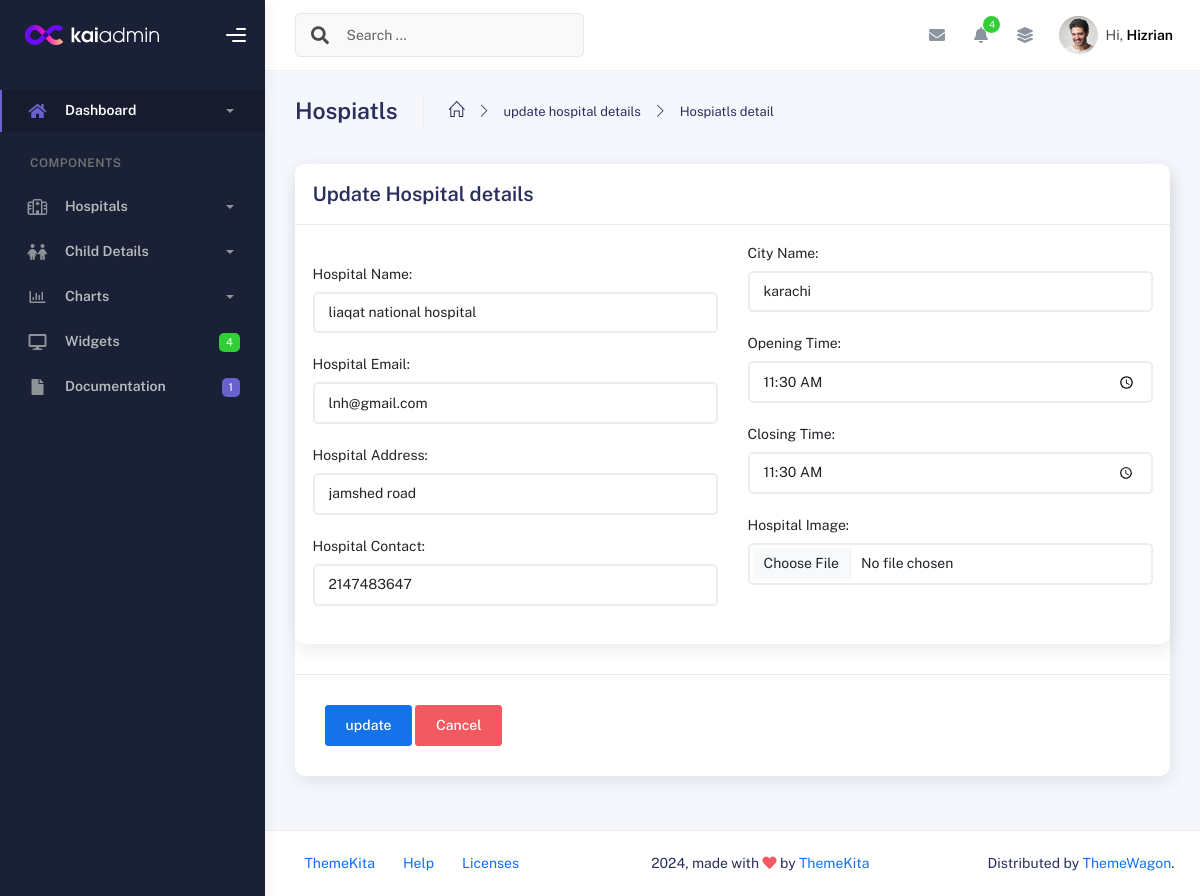
The app's page /Admin/admin_panel/forms/edit.php?id=37 with its own data.
### tables this page shows
CREATE TABLE `hospital_det` (
  `id` int(11) NOT NULL,
  `hosp_name` varchar(255) NOT NULL,
  `hosp_email` varchar(255) NOT NULL,
  `hosp_address` varchar(255) NOT NULL,
  `hosp_contact` int(11) NOT NULL,
  `hosp_city` varchar(255) NOT NULL,
  `hosp_opt` time NOT NULL,
  `hosp_clot` time NOT NULL,
  `hosp_image` varchar(255) NOT NULL
);

### Admin/admin_panel/forms/edit.php (the view)
  <?php
include("../f_shared/f_header.php");
include("../f_shared/f_sidebar.php");
$hos_id=$_GET['id'];
$connection=mysqli_connect("localhost","root","","vaccine");
$edit_quer="SELECT * FROM hospital_det WHERE id = '{$hos_id}'";
$edit_run=mysqli_query($connection,$edit_quer);
$edit_row=mysqli_fetch_assoc($edit_run);
  ?>
      <div class="main-panel">
      <?php
include("../f_shared/f_nav.php");
?>
        <div class="container">
          <div class="page-inner">
            <div class="page-header">
              <h3 class="fw-bold mb-3">Hospiatls</h3>
              <ul class="breadcrumbs mb-3">
                <li class="nav-home">
                  <a href="#">
                    <i class="icon-home"></i>
                  </a>
                </li>
                <li class="separator">
                  <i class="icon-arrow-right"></i>
                </li>
                <li class="nav-item">
                  <a href="#">update hospital details</a>
                </li>
                <li class="separator">
                  <i class="icon-arrow-right"></i>
                </li>
                <li class="nav-item">
                  <a href="#">Hospiatls detail</a>
                </li>
              </ul>
            </div>
            <form action="update.php" method="post" enctype="multipart/form-data">
              <div class="card">
            <div class="row">
              <div class="col-md-12">
                <div class="card">
                  <div class="card-header">
                    <div class="card-title">Update Hospital details</div>
                  </div>
                  <div class="card-body">
                    <div class="row">
                      <div class="col-lg-6 col-md-8">
                      <input type="hidden" class="form-control"  name="id" value="<?php echo $edit_row['id'];?>"> <br>
                        <label for="hos_name" class="form-label text-dark">Hospital Name:</label>
                        <input type="text" class="form-control"  name="hos_name" value="<?php echo $edit_row['hosp_name'];?>"> <br>
                        <label for="hos_email" class="form-label text-dark">Hospital Email:</label>
                        <input type="email" class="form-control"  value="<?php echo $edit_row['hosp_email'];?>" name="hos_email"> <br>
                        <label for="hos_address" class="form-label text-dark">Hospital Address:</label>
                        <input type="text" class="form-control" value="<?php echo $edit_row['hosp_address'];?>" name="hos_address"> <br>
                        <label for="hos_cont" class="form-label text-dark">Hospital Contact:</label>
                        <input type="tel" class="form-control" value="<?php echo $edit_row['hosp_contact'];?>" name="hos_cont"> <br>
                      </div>
                      <div class="col-lg-6 col-md-8">
                        <label for="hos_city" class="form-label text-dark" >City Name:</label><br>
                        <input type="text" class="form-control" name="hos_city"  value="<?php echo $edit_row['hosp_city'];?>"><br>
                        <label for="hos_opt" class="form-label text-dark" >Opening Time:</label><br>
                        <input type="time" class="form-control" name="hos_opt" value="<?php echo $edit_row['hosp_opt'];?>"><br>
                        <label for="hos_clot" class="form-label text-dark" >Closing Time:</label><br>
                        <input type="time" class="form-control" name="hos_clot" value="<?php echo $edit_row['hosp_clot'];?>"><br>
                        <label for="hos_img" class="form-label text-dark" >Hospital Image:</label><br>
                        <input type="file" class="form-control" value="<?php echo $edit_row['hosp_image'];?>" name="hos_img" ><br>
                      </div>
                     </div>
                    </div>
                  </div>
                  <div class="card-action">
                    <input type="submit" value="update" name="hos_update" class="btn btn-primary">
                    <button class="btn btn-danger">Cancel</button>
                  </div>
                </div>
              </div>
            </form>
            </div>
          </div>
        </div>
        <?php
include("../f_shared/f_footer.php");
?>

### records on screen
hospital_det: hos_name "liaqat national hospital", hos_email "lnh@gmail.com", hos_address "jamshed road", hos_cont "2147483647", hos_city "karachi", hos_opt "11:30:00", hos_clot "11:30:00"
